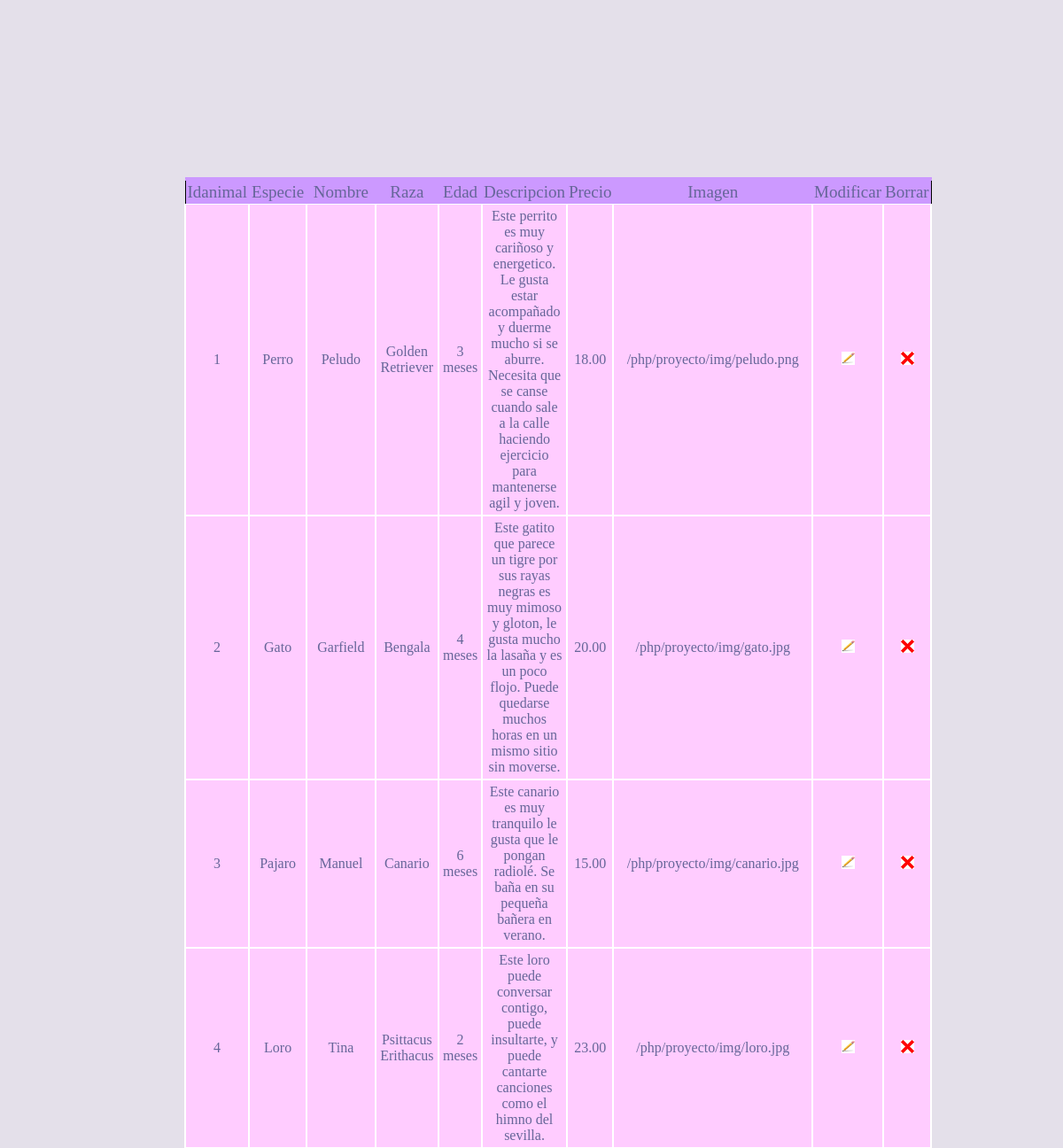
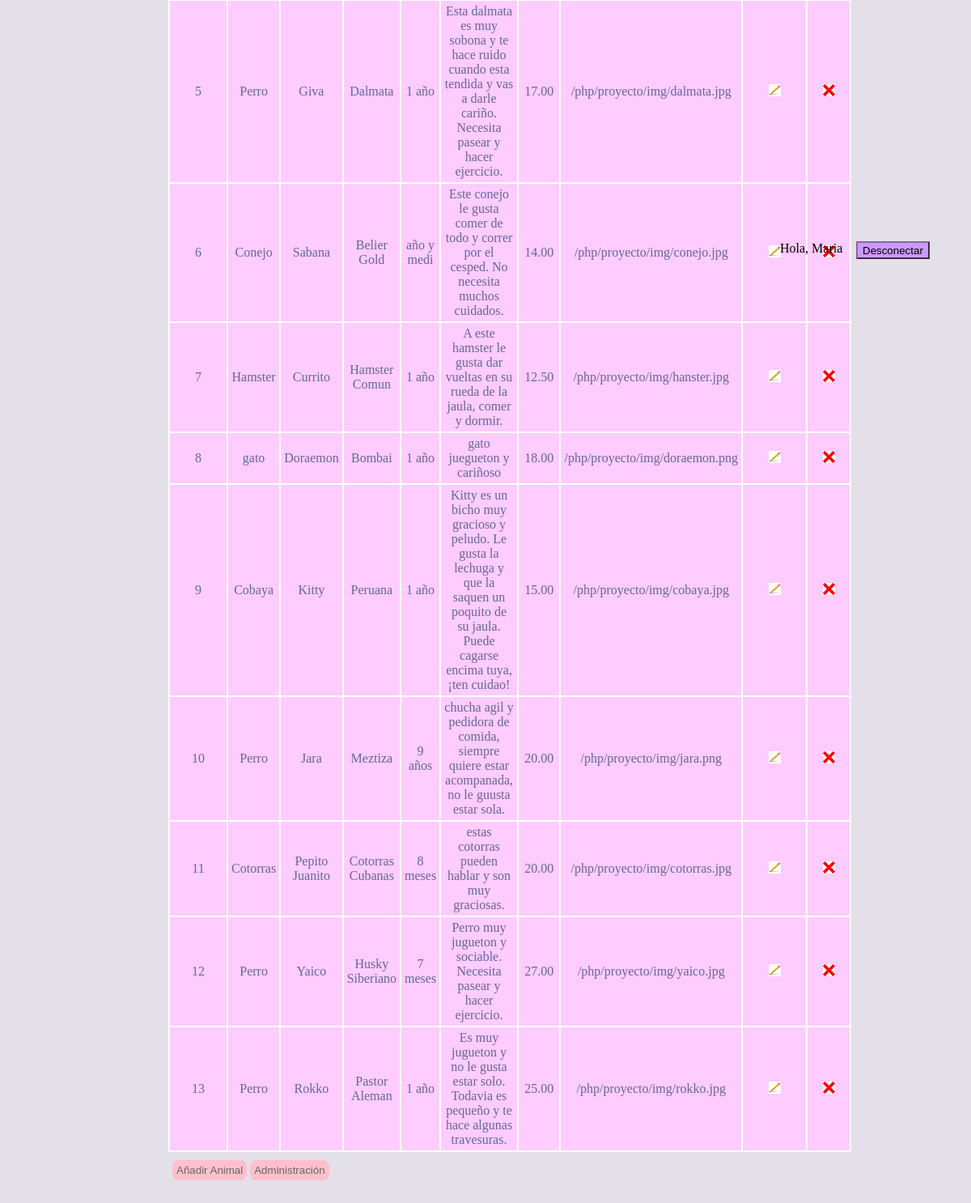
Screenshot of /PHP/adanimal.php (signed in) with the database file from the repository (2 pictures, top to bottom).
### tables this page shows
create table animal
(
    idanimal        int auto_increment not null,
    especie      	varchar(20),
    nombre	      	varchar(25),
    raza  			varchar(50),
    edad			varchar(10),
    descripcion		varchar(500),
    precio      	decimal(5,2),
    imagen			varchar(500),
    primary key(idanimal)
 );

create table cliente
(
	idcliente		int auto_increment not null,
	nombre			varchar(25),
	apellidos		varchar(50),
	telefono		varchar(9),
	email			varchar(100),
	usuario			varchar(15),
	tipo			varchar(20),
	password		varchar(50),
	primary key(idcliente)
);

### PHP/adanimal.php (the view, shortened to what this page needs)
<!DOCTYPE html>
<html lang="en">
  <head>
    <link rel="stylesheet" href="css/adanimal.css">
  </head>
  <body>
    <?php
       include_once "conec.php";
      if(isset($_SESSION["iduser"])){
          $nombreusu = "";
            $nombreusu = "SELECT nombre
                         FROM cliente
                         WHERE idcliente = {$_SESSION['iduser']}
                        ";
            if ($result = $connection->query($nombreusu)) {
                if ($result->num_rows > 0)
                    $nombreusu = $result->fetch_object()->nombre;
                else
                    echo "No se ha encontrado el nombre de usuario";
            }else
                echo "Wrong Query";
      }
      if ($result = $connection->query("SELECT * FROM animal;")) {
            if ($result){
            echo "<table style='border:1px solid black;'>";
            echo "<thead>";
            echo "<tr>";
            echo "<th>Idanimal</th>";
            echo "<th>Especie</th>";
            echo "<th>Nombre</th>";
            echo "<th>Raza</th>";
            echo "<th>Edad</th>";
            echo "<th>Descripcion</th>";
            echo "<th>Precio</th>";
            echo "<th>Imagen</th>";
            echo "<th>Modificar</th>";
            echo "<th>Borrar</th>";
            echo "</thead>";
          }
      ?>
      <?php
          while($obj = $result->fetch_object()) {
              echo "<tr>";
              echo "<td>".$obj->idanimal."</td>";
              echo "<td>".$obj->especie."</td>";
              echo "<td>".$obj->nombre."</td>";
              echo "<td>".$obj->raza."</td>";
              echo "<td>".$obj->edad."</td>";
              echo "<td>".$obj->descripcion."</td>";
              echo "<td>".$obj->precio."</td>";
              echo "<td>".$obj->imagen."</td>";
              echo "<td><a href='editaranimal.php?id=".$obj->idanimal."'><img src='img/modificar.jpg' width='15px'height='15px'/></a></td>";
              echo "<td><a href='borraranimal.php?id=".$obj->idanimal."'><img src='img/borrar.png' width='15px' height='15px'/></a></td>";
              echo "</tr>";
          }
      }
    ?>
  </table>
  <input type="button" onclick=" location.href='/php/proyecto/agregaranimal.php' " value="Añadir Animal" style=cursor:pointer; name="boton" />
  <input type="button" onclick=" location.href='/php/proyecto/administracion.php' " value="Administración" style=cursor:pointer; name="boton1" />
  <form method="post" id="Desconectar">
      <input type="submit" name="desloguear" value="Desconectar">
        </form>
        <?php echo "<p id='saludo'> Hola, $nombreusu</p>" ?>
  </body>
</html>

### PHP/css/adanimal.css (style rules this page uses)
table { text-align: center; border-collapse: collapse; font-size: 16px; margin: 200px; }
th { font-size: 19px; font-weight: normal; padding: 2px; background: #c9f; border-top: 4px solid #c9f; border-bottom: 1px solid #fff; color: #669; }
td { padding: 4px; background: #fcf; border: 2px solid #fff; color: #669; border-top: 1px }
body { background: #e4e0ea; }
input[type="button"] { position: relative; left: 205px; top: -190px; border-radius: 8px; background: pink; padding: 5px 5px; border: none; color: #666; }
#saludo { width: 90px; margin-left: 956px; margin-top: -1350px; }
input[type=submit] { position: absolute; margin-left: 1050px; background-color: #C9F; border-color: #866899; margin-top: -1350px; cursor:pointer; height: 22px; }

### rows the page displays
animal: idanimal "1", especie "Perro", nombre "Peludo", raza "Golden Retriever", edad "3 meses", descripcion "Este perrito es muy cariñoso y energetico. Le gusta estar acompañado y duerme mucho si se aburre. Necesita que se canse cuando sale a la calle haciendo ejercicio para mantenerse agil y joven.", precio "18.00", imagen "/php/proyecto/img/peludo.png"
animal: idanimal "2", especie "Gato", nombre "Garfield", raza "Bengala", edad "4 meses", descripcion "Este gatito que parece un tigre por sus rayas negras es muy mimoso y gloton, le gusta mucho la lasaña y es un poco flojo. Puede quedarse muchos horas en un mismo sitio sin moverse.", precio "20.00", imagen "/php/proyecto/img/gato.jpg"
animal: idanimal "3", especie "Pajaro", nombre "Manuel", raza "Canario", edad "6 meses", descripcion "Este canario es muy tranquilo le gusta que le pongan radiolé. Se baña en su pequeña bañera en verano.", precio "15.00", imagen "/php/proyecto/img/canario.jpg"
animal: idanimal "4", especie "Loro", nombre "Tina", raza "Psittacus Erithacus", edad "2 meses", descripcion "Este loro puede conversar contigo, puede insultarte, y puede cantarte canciones como el himno del sevilla.", precio "23.00", imagen "/php/proyecto/img/loro.jpg"
animal: idanimal "5", especie "Perro", nombre "Giva", raza "Dalmata", edad "1 año", descripcion "Esta dalmata es muy sobona y te hace ruido cuando esta tendida y vas a darle cariño. Necesita pasear y hacer ejercicio.", precio "17.00", imagen "/php/proyecto/img/dalmata.jpg"
animal: idanimal "6", especie "Conejo", nombre "Sabana", raza "Belier Gold", edad "año y medi", descripcion "Este conejo le gusta comer de todo y correr por el cesped. No necesita muchos cuidados.", precio "14.00", imagen "/php/proyecto/img/conejo.jpg"
animal: idanimal "7", especie "Hamster", nombre "Currito", raza "Hamster Comun", edad "1 año", descripcion "A este hamster le gusta dar vueltas en su rueda de la jaula, comer y dormir.", precio "12.50", imagen "/php/proyecto/img/hanster.jpg"
animal: idanimal "8", especie "gato", nombre "Doraemon", raza "Bombai", edad "1 año", descripcion "gato juegueton y cariñoso", precio "18.00", imagen "/php/proyecto/img/doraemon.png"
animal: idanimal "9", especie "Cobaya", nombre "Kitty", raza "Peruana", edad "1 año", descripcion "Kitty es un bicho muy gracioso y peludo. Le gusta la lechuga y que la saquen un poquito de su jaula. Puede cagarse encima tuya, ¡ten cuidao!", precio "15.00", imagen "/php/proyecto/img/cobaya.jpg"
animal: idanimal "10", especie "Perro", nombre "Jara", raza "Meztiza", edad "9 años", descripcion "chucha agil y pedidora de comida, siempre quiere estar acompanada, no le guusta estar sola.", precio "20.00", imagen "/php/proyecto/img/jara.png"
animal: idanimal "11", especie "Cotorras", nombre "Pepito Juanito", raza "Cotorras Cubanas", edad "8 meses", descripcion "estas cotorras pueden hablar y son muy graciosas.", precio "20.00", imagen "/php/proyecto/img/cotorras.jpg"
animal: idanimal "12", especie "Perro", nombre "Yaico", raza "Husky Siberiano", edad "7 meses", descripcion "Perro muy jugueton y sociable. Necesita pasear y hacer ejercicio.", precio "27.00", imagen "/php/proyecto/img/yaico.jpg"
animal: idanimal "13", especie "Perro", nombre "Rokko", raza "Pastor Aleman", edad "1 año", descripcion "Es muy jugueton y no le gusta estar solo. Todavia es pequeño y te hace algunas travesuras.", precio "25.00", imagen "/php/proyecto/img/rokko.jpg"
cliente: nombre "Maria"
